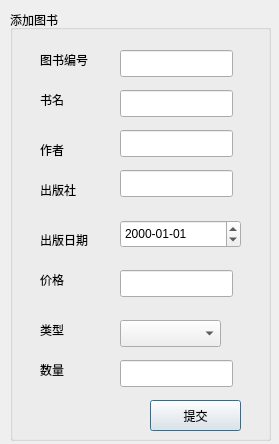
<?xml version="1.0" encoding="UTF-8"?>
<ui version="4.0">
 <class>AddBookDialog</class>
 <widget class="QDialog" name="AddBookDialog">
  <property name="geometry">
   <rect>
    <x>0</x>
    <y>0</y>
    <width>279</width>
    <height>444</height>
   </rect>
  </property>
  <property name="windowTitle">
   <string>Dialog</string>
  </property>
  <widget class="QGroupBox" name="groupBox">
   <property name="geometry">
    <rect>
     <x>10</x>
     <y>10</y>
     <width>261</width>
     <height>431</height>
    </rect>
   </property>
   <property name="title">
    <string>添加图书</string>
   </property>
   <widget class="QLabel" name="label">
    <property name="geometry">
     <rect>
      <x>30</x>
      <y>40</y>
      <width>71</width>
      <height>19</height>
     </rect>
    </property>
    <property name="text">
     <string>图书编号</string>
    </property>
   </widget>
   <widget class="QLabel" name="label_2">
    <property name="geometry">
     <rect>
      <x>30</x>
      <y>80</y>
      <width>71</width>
      <height>19</height>
     </rect>
    </property>
    <property name="text">
     <string>书名</string>
    </property>
   </widget>
   <widget class="QLabel" name="label_3">
    <property name="geometry">
     <rect>
      <x>30</x>
      <y>130</y>
      <width>71</width>
      <height>19</height>
     </rect>
    </property>
    <property name="text">
     <string>作者</string>
    </property>
   </widget>
   <widget class="QLabel" name="label_4">
    <property name="geometry">
     <rect>
      <x>30</x>
      <y>170</y>
      <width>71</width>
      <height>19</height>
     </rect>
    </property>
    <property name="text">
     <string>出版社</string>
    </property>
   </widget>
   <widget class="QLabel" name="label_5">
    <property name="geometry">
     <rect>
      <x>30</x>
      <y>220</y>
      <width>71</width>
      <height>19</height>
     </rect>
    </property>
    <property name="text">
     <string>出版日期</string>
    </property>
   </widget>
   <widget class="QLabel" name="label_6">
    <property name="geometry">
     <rect>
      <x>30</x>
      <y>260</y>
      <width>41</width>
      <height>19</height>
     </rect>
    </property>
    <property name="text">
     <string>价格</string>
    </property>
   </widget>
   <widget class="QLabel" name="label_7">
    <property name="geometry">
     <rect>
      <x>30</x>
      <y>310</y>
      <width>41</width>
      <height>19</height>
     </rect>
    </property>
    <property name="text">
     <string>类型</string>
    </property>
   </widget>
   <widget class="QLabel" name="label_8">
    <property name="geometry">
     <rect>
      <x>30</x>
      <y>350</y>
      <width>41</width>
      <height>19</height>
     </rect>
    </property>
    <property name="text">
     <string>数量</string>
    </property>
   </widget>
   <widget class="QLineEdit" name="bid">
    <property name="geometry">
     <rect>
      <x>110</x>
      <y>40</y>
      <width>113</width>
      <height>27</height>
     </rect>
    </property>
   </widget>
   <widget class="QLineEdit" name="bname">
    <property name="geometry">
     <rect>
      <x>110</x>
      <y>80</y>
      <width>113</width>
      <height>27</height>
     </rect>
    </property>
   </widget>
   <widget class="QLineEdit" name="bauthor">
    <property name="geometry">
     <rect>
      <x>110</x>
      <y>120</y>
      <width>113</width>
      <height>27</height>
     </rect>
    </property>
   </widget>
   <widget class="QLineEdit" name="bpress">
    <property name="geometry">
     <rect>
      <x>110</x>
      <y>160</y>
      <width>113</width>
      <height>27</height>
     </rect>
    </property>
   </widget>
   <widget class="QDateEdit" name="pub">
    <property name="geometry">
     <rect>
      <x>110</x>
      <y>210</y>
      <width>121</width>
      <height>28</height>
     </rect>
    </property>
    <property name="displayFormat">
     <string>yyyy-MM-dd</string>
    </property>
   </widget>
   <widget class="QLineEdit" name="bprice">
    <property name="geometry">
     <rect>
      <x>110</x>
      <y>260</y>
      <width>113</width>
      <height>27</height>
     </rect>
    </property>
   </widget>
   <widget class="QComboBox" name="bclass">
    <property name="geometry">
     <rect>
      <x>110</x>
      <y>310</y>
      <width>101</width>
      <height>27</height>
     </rect>
    </property>
   </widget>
   <widget class="QLineEdit" name="bnum">
    <property name="geometry">
     <rect>
      <x>110</x>
      <y>350</y>
      <width>113</width>
      <height>27</height>
     </rect>
    </property>
   </widget>
   <widget class="QPushButton" name="submitBtn">
    <property name="geometry">
     <rect>
      <x>140</x>
      <y>390</y>
      <width>91</width>
      <height>31</height>
     </rect>
    </property>
    <property name="text">
     <string>提交</string>
    </property>
   </widget>
  </widget>
 </widget>
 <resources/>
 <connections/>
</ui>
